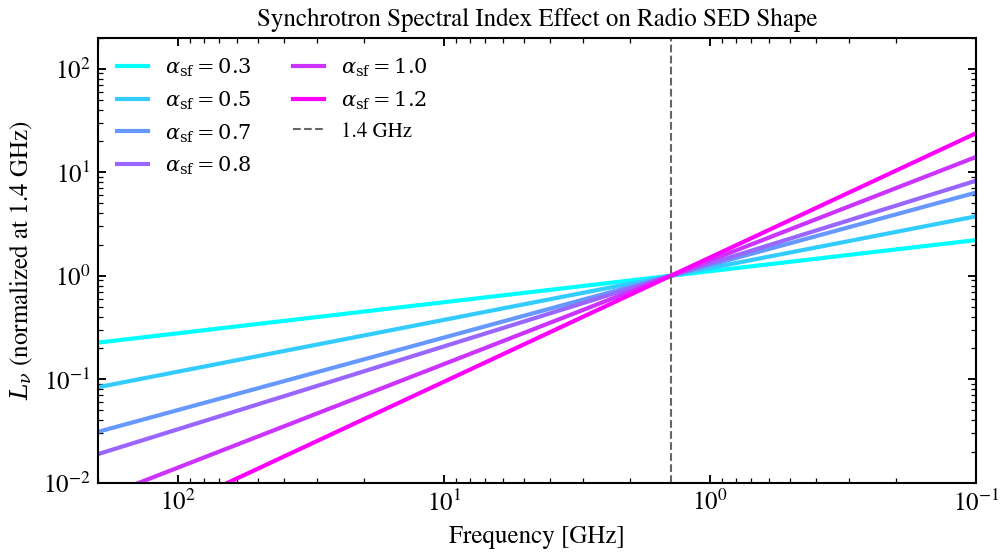

Here is the Python script that generated this plot:
"""
Radio Spectral Index (α_sf)
============================

The synchrotron spectral index :math:`\\alpha_{\\rm sf}` sets how steeply
the radio spectrum falls off with frequency. Typical star-forming galaxies
have :math:`\\alpha_{\\rm sf} \\approx 0.7`–:math:`0.8`. Flat-spectrum sources
(:math:`\\alpha \\approx 0`) have strong free-free contributions; steeper
spectra (:math:`\\alpha > 1`) suggest ageing of the cosmic ray electron population.

.. sphx-glr-precomputed-img:

.. image:: images/sphx_glr_plot_alpha_sf_sweep_001.png
   :alt: plot_alpha_sf_sweep
   :class: sphx-glr-single-img

"""

import jax.numpy as jnp
import matplotlib.pyplot as plt
import numpy as np

from tengri.analysis.plotting import SWEEP_CMAPS
from tengri.plot import setup_style
from tengri.radio import radio_star_forming

setup_style()

wave = jnp.logspace(7, 11, 600)  # 1 mm – 10 m in Angstrom
L_ir = 1e11  # L_sun

alpha_values = [0.3, 0.5, 0.7, 0.8, 1.0, 1.2]
cmap = plt.get_cmap(SWEEP_CMAPS["radio"])
colors = [cmap(i / max(len(alpha_values) - 1, 1)) for i in range(len(alpha_values))]

fig, ax = plt.subplots(figsize=(7, 4))

# Normalize at 1.4 GHz for clean comparison
nu_ref_aa = 3e18 / 1.4e9  # 1.4 GHz in Angstrom
for alpha, color in zip(alpha_values, colors):
    L_nu = radio_star_forming(wave, L_ir=L_ir, q_ir=2.64, alpha_sf=alpha)
    L_nu_ref = radio_star_forming(jnp.array([nu_ref_aa]), L_ir=L_ir, q_ir=2.64, alpha_sf=0.8)
    L_nu_norm = np.array(L_nu) / float(L_nu_ref[0])
    nu_ghz = (3e18 / np.array(wave)) / 1e9
    ax.loglog(nu_ghz, L_nu_norm, color=color, lw=2.0, label=rf"$\alpha_{{\rm sf}}={alpha}$")

ax.axvline(1.4, color="0.4", lw=1.0, ls="--", label="1.4 GHz")
ax.set_xlabel("Frequency [GHz]", fontsize=12)
ax.set_ylabel(r"$L_\nu$ (normalized at 1.4 GHz)", fontsize=12)
ax.invert_xaxis()
ax.set_xlim(200, 0.1)
ax.set_ylim(0.01, 200)
ax.legend(fontsize=10, frameon=False, ncol=2)
ax.set_title("Synchrotron Spectral Index Effect on Radio SED Shape", fontsize=12)
plt.tight_layout()
plt.savefig("plot_alpha_sf_sweep.png", dpi=150, bbox_inches="tight")
plt.show()
